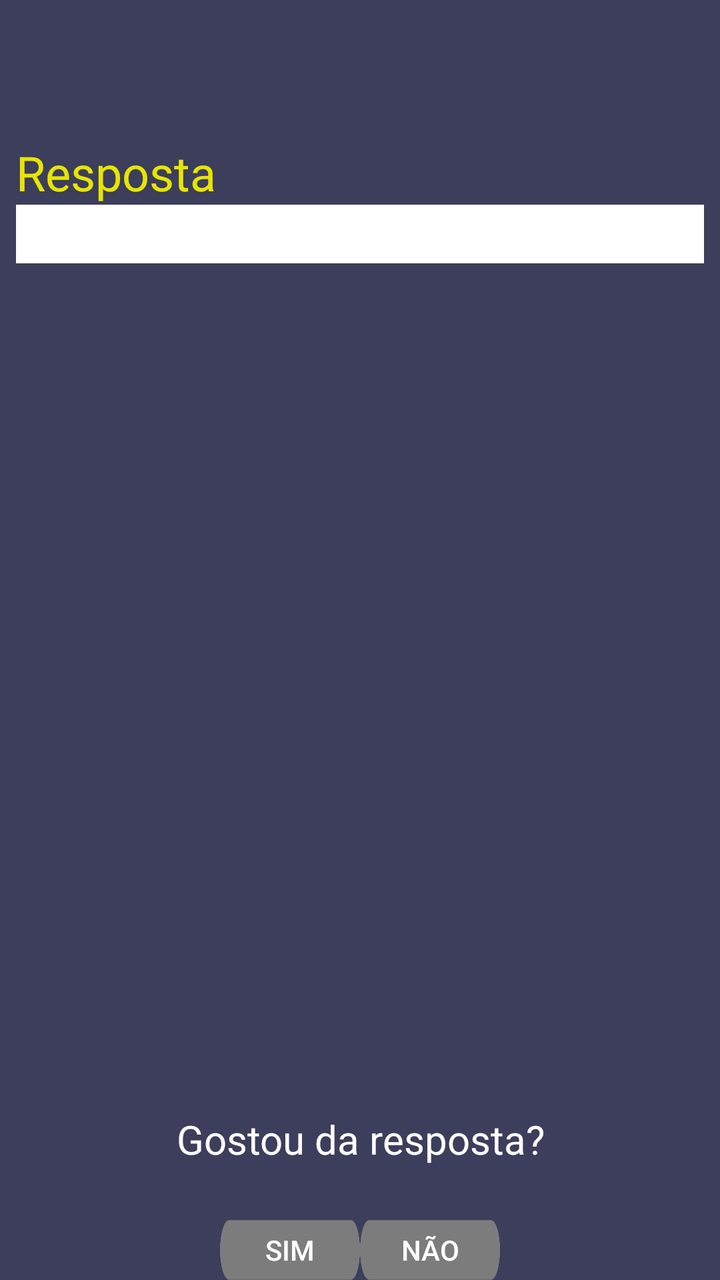
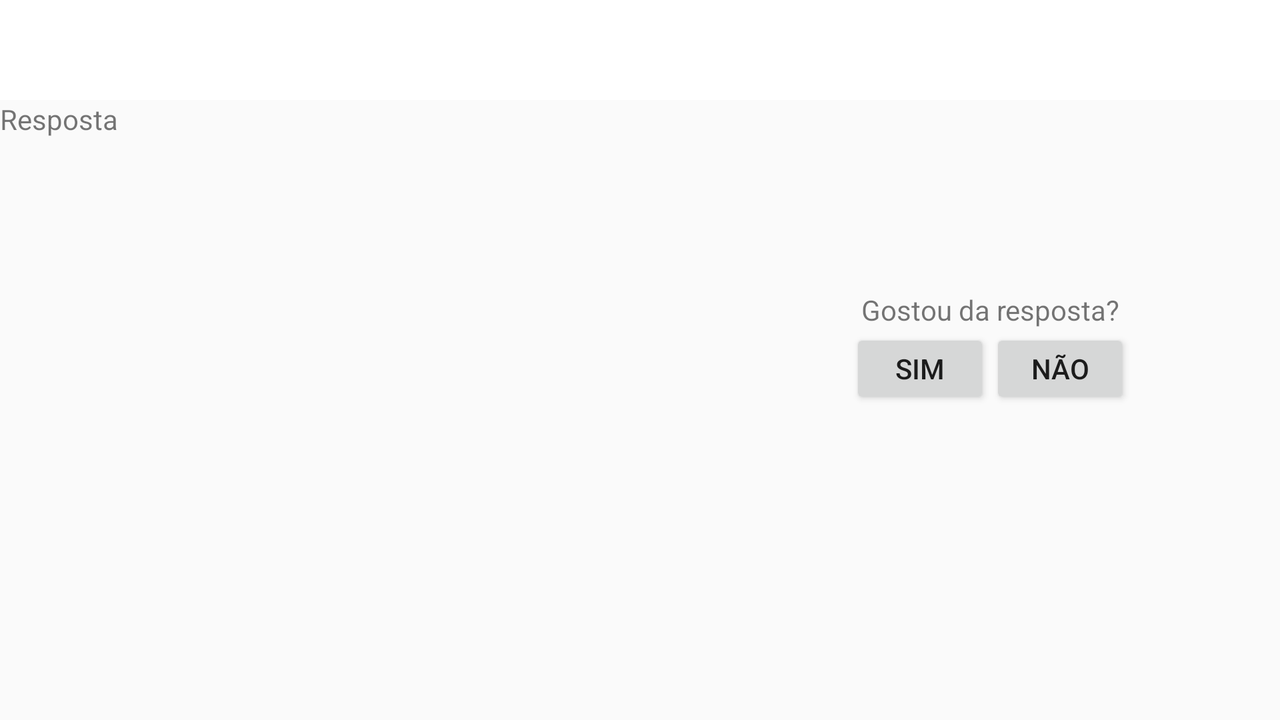

The same Android screen from two of the app's own layout files: first res/layout/ as a phone draws it, then the repository's variant for another configuration, drawn on a device whose configuration selects that folder. Both files follow.
<!-- AndroidManifest.xml: application theme AppTheme -->
<!-- res/layout/tela_exibicao_resposta.xml -->
<?xml version="1.0" encoding="utf-8"?>
<android.support.constraint.ConstraintLayout xmlns:android="http://schemas.android.com/apk/res/android"
    xmlns:app="http://schemas.android.com/apk/res-auto"
    xmlns:tools="http://schemas.android.com/tools"
    android:layout_width="match_parent"
    android:layout_height="match_parent">

    <LinearLayout
        android:layout_width="match_parent"
        android:layout_height="match_parent"
        android:background="@color/colorGame"
        android:orientation="vertical">

        <LinearLayout
            android:layout_width="match_parent"
            android:layout_height="70dp"
            android:layout_marginStart="8dp"
            android:orientation="vertical">

            <TextView
                android:id="@+id/tituloExibicaoResposta"
                android:layout_width="wrap_content"
                android:layout_height="wrap_content"
                android:layout_gravity="center_vertical"
                android:textColor="@color/colorYellow"
                android:textSize="30sp" />

            <TextView
                android:id="@+id/subTituloExicaoResposta"
                android:layout_width="wrap_content"
                android:layout_height="wrap_content"
                android:layout_gravity="center_vertical"
                android:textColor="@color/colorYellow"
                android:textSize="26sp" />

            <TextView
                android:id="@+id/idTituloExicaoResposta"
                android:layout_width="wrap_content"
                android:layout_height="wrap_content"
                android:layout_gravity="center_vertical"
                android:textSize="20sp" />
        </LinearLayout>

        <TextView
            android:layout_width="match_parent"
            android:layout_height="wrap_content"
            android:layout_marginStart="8dp"
            android:text="@string/resposta"
            android:textColor="@color/colorYellow"
            android:textSize="24sp" />

        <ScrollView
            android:layout_width="match_parent"
            android:layout_height="wrap_content"
            android:layout_marginEnd="8dp"
            android:layout_marginStart="8dp"
            android:layout_weight="1">
            <EditText
                android:id="@+id/areaExibicaoResposta"
                android:layout_width="match_parent"
                android:layout_height="wrap_content"
                android:layout_weight="1"
                android:background="@color/colorPrimary"
                android:fontFamily="monospace"
                android:textColor="@android:color/background_dark"
                android:textSize="22sp"/>
        </ScrollView>

        <TextView
            android:layout_width="match_parent"
            android:layout_height="wrap_content"
            android:gravity="center"
            android:text="@string/gostou_da_resposta"
            android:textColor="@color/colorPrimary"
            android:textSize="20sp"
            android:id="@+id/gostouR"/>

        <TextView
            android:id="@+id/admContPP"
            android:layout_centerHorizontal="true"
            android:layout_centerVertical="true"
            android:layout_width="match_parent"
            android:layout_height="wrap_content"
            android:textSize="20dp"
            android:textColor="@color/colorYellow"
            android:gravity="center"/>

        <RelativeLayout
            android:layout_width="match_parent"
            android:layout_height="wrap_content"
            android:orientation="horizontal">

            <LinearLayout
                android:layout_width="wrap_content"
                android:layout_height="wrap_content"
                android:layout_centerHorizontal="true"
                android:orientation="horizontal">

                <Button
                    android:id="@+id/simr"
                    android:layout_width="70dp"
                    android:layout_height="30dp"
                    android:background="@drawable/btn_grey"
                    android:text="@string/sim"
                    android:textColor="@color/colorPrimary"
                    android:textColorHighlight="@color/red"></Button>

                <Button
                    android:id="@+id/naor"
                    android:layout_width="70dp"
                    android:layout_height="30dp"
                    android:background="@drawable/btn_grey"
                    android:text="@string/nao"
                    android:textColor="@color/colorPrimary"
                    android:textColorHighlight="@color/green"></Button>
            </LinearLayout>
        </RelativeLayout>
    </LinearLayout>
</android.support.constraint.ConstraintLayout>
<!-- resources referenced by this layout -->
<resources>
  <color name="colorGame">#3d3d5c</color>
  <color name="colorPrimary">#ffffff</color>
  <color name="colorYellow">#e6e600</color>
  <!-- drawable btn_grey: png bitmap (drawable, 3082 bytes) -->
  <string name="gostou_da_resposta">Gostou da resposta?</string>
  <string name="nao">não</string>
  <string name="resposta">Resposta</string>
  <string name="sim">sim</string>
  <style name="AppTheme" parent="Theme.AppCompat.Light.DarkActionBar">
          
          <item name="colorPrimary">@color/colorPrimary</item>
          <item name="colorPrimaryDark">@color/colorPrimaryDark</item>
          <item name="colorAccent">@color/colorAccent</item>
      </style>
  <color name="colorPrimaryDark">#020202</color>
  <color name="colorAccent">#FF4081</color>
</resources>
<!-- res/layout-land/tela_exibicao_resposta.xml (the repository's variant of the layout above) -->
<!-- drawn on the phone turned sideways -->
<?xml version="1.0" encoding="utf-8"?>
<android.support.constraint.ConstraintLayout xmlns:android="http://schemas.android.com/apk/res/android"
    xmlns:app="http://schemas.android.com/apk/res-auto"
    xmlns:tools="http://schemas.android.com/tools"
    android:layout_width="match_parent"
    android:layout_height="match_parent">
    <android.support.v7.widget.Toolbar
        android:id="@+id/toolbar3"
        android:layout_width="0dp"
        android:layout_height="wrap_content"
        android:background="@color/colorPrimary"
        android:minHeight="?attr/actionBarSize"
        app:layout_constraintEnd_toEndOf="parent"
        app:layout_constraintStart_toStartOf="parent"
        app:layout_constraintTop_toTopOf="parent">
        <LinearLayout
            android:orientation="vertical"
            android:layout_width="match_parent"
            android:layout_height="50dp">
            <TextView
                android:id="@+id/tituloExibicaoResposta"
                android:layout_gravity="center_vertical"
                android:layout_width="wrap_content"
                android:layout_height="wrap_content"/>
            <TextView
                android:id="@+id/subTituloExicaoResposta"
                android:layout_width="wrap_content"
                android:layout_height="wrap_content"
                android:layout_gravity="center_vertical"/>
        </LinearLayout>
    </android.support.v7.widget.Toolbar>
    <LinearLayout
        android:layout_width="match_parent"
        android:layout_height="wrap_content"
        android:orientation="horizontal"
        app:layout_constraintTop_toBottomOf="@+id/toolbar3">
        <LinearLayout
            android:layout_width="350dp"
            android:layout_height="250dp"
            android:orientation="vertical"
            app:layout_constraintTop_toBottomOf="@+id/toolbar3">
            <TextView
                android:layout_width="match_parent"
                android:layout_height="wrap_content"
                android:text="@string/resposta"/>
            <ScrollView
                android:layout_width="match_parent"
                android:layout_height="match_parent">
                <ImageView
                    android:layout_width="match_parent"
                    android:layout_height="match_parent" />
            </ScrollView>
        </LinearLayout>
        <RelativeLayout
            android:layout_width="match_parent"
            android:layout_height="match_parent">
            <LinearLayout
                android:layout_centerVertical="true"
                android:layout_centerHorizontal="true"
                android:layout_width="wrap_content"
                android:layout_height="wrap_content"
                android:orientation="vertical">
                <TextView
                    android:gravity="center"
                    android:layout_width="match_parent"
                    android:layout_height="wrap_content"
                    android:text="@string/gostou_da_resposta"/>
                <RelativeLayout
                    android:layout_width="match_parent"
                    android:layout_height="match_parent"
                    android:orientation="horizontal">
                    <LinearLayout
                        android:layout_width="wrap_content"
                        android:layout_height="wrap_content"
                        android:layout_centerHorizontal="true"
                        android:orientation="horizontal">
                        <Button
                            android:layout_width="70dp"
                            android:layout_height="40dp"
                            android:text="@string/sim">
                        </Button>
                        <Button
                            android:layout_width="70dp"
                            android:layout_height="40dp"
                            android:text="@string/nao">
                        </Button>
                    </LinearLayout>
                </RelativeLayout>
            </LinearLayout>
        </RelativeLayout>
    </LinearLayout>

</android.support.constraint.ConstraintLayout>
<!-- resources referenced by the variant -->
<!-- as the phone turned sideways resolves them -->
<resources>
  <color name="colorPrimary">#ffffff</color>
  <string name="gostou_da_resposta">Gostou da resposta?</string>
  <string name="nao">não</string>
  <string name="resposta">Resposta</string>
  <string name="sim">sim</string>
  <style name="AppTheme" parent="Theme.AppCompat.Light.DarkActionBar">
          
          <item name="colorPrimary">@color/colorPrimary</item>
          <item name="colorPrimaryDark">@color/colorPrimaryDark</item>
          <item name="colorAccent">@color/colorAccent</item>
      </style>
  <color name="colorPrimaryDark">#020202</color>
  <color name="colorAccent">#FF4081</color>
</resources>
